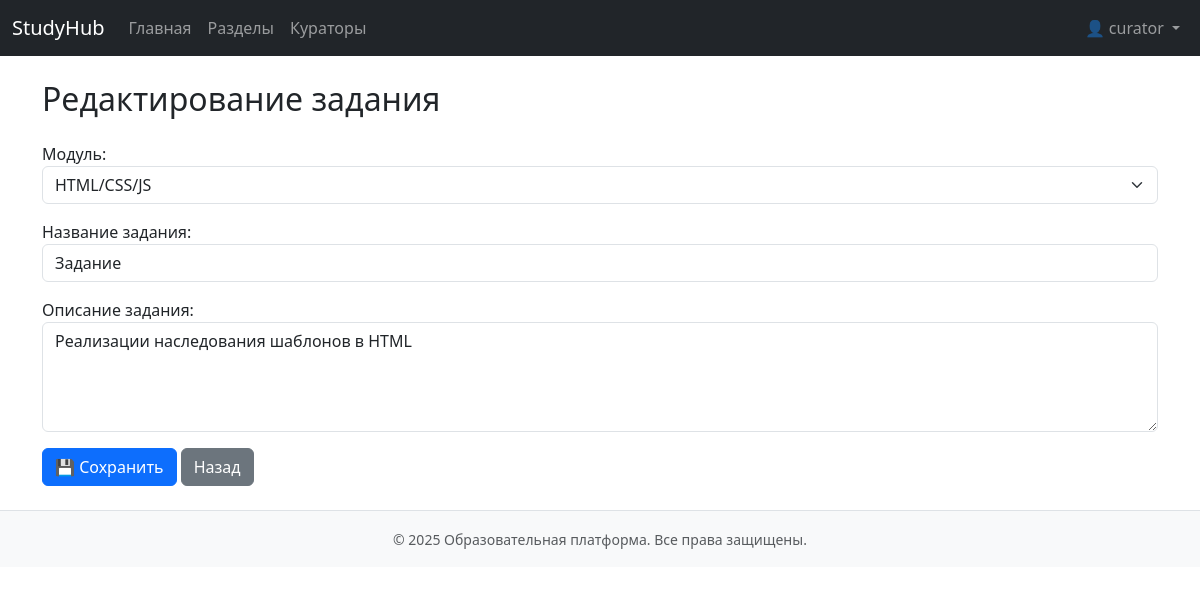
/assignments/2/edit/ (signed in), run on the app's committed database.
### app/models.py (models this page shows, shortened)
class Users(AbstractBaseUser, PermissionsMixin):
    first_name = models.CharField(max_length=100, verbose_name="Имя", blank=True)
    last_name = models.CharField(max_length=100, verbose_name="Фамилия", blank=True)
    middle_name = models.CharField(max_length=100, verbose_name="Отчество", blank=True)
    username = models.CharField(max_length=150, unique=True)
    password = models.CharField(max_length=255)
    is_active = models.BooleanField(default=True)
    is_staff = models.BooleanField(default=False)
    is_superuser = models.BooleanField(default=False)
    last_login = models.DateTimeField(null=True, blank=True)
    date_joined = models.DateTimeField(auto_now_add=True)
    createdat = models.DateTimeField(auto_now_add=True)
    groups = models.ManyToManyField(Group, related_name='customuser_set', blank=True)
    user_permissions = models.ManyToManyField(Permission, related_name='customuser_permissions', blank=True)
    favorites = models.ManyToManyField('Program', related_name='favorited_by', blank=True)
    USERNAME_FIELD = 'username'
    objects = UserManager()
    class Meta:
        db_table = 'users'

class Assignment(models.Model):
    module = models.ForeignKey(Module, on_delete=models.CASCADE, related_name='assignments')
    title = models.CharField(max_length=200)
    description = models.TextField()

### app/views.py (the view)
# urls.py: path('assignments/<int:pk>/edit/', views.assignment_edit, name='assignment_edit'),
@login_required
@user_passes_test(is_curator)
def assignment_edit(request, pk):
    assignment = get_object_or_404(Assignment, pk=pk)
    form = AssignmentForm(request.POST or None, instance=assignment)
    if request.method == 'POST' and form.is_valid():
        form.save()
        messages.success(request, 'Задание обновлено')
        return redirect('assignments')
    return render(request, 'assignment_form.html', {'form': form})

### app/forms.py
class AssignmentForm(BaseBootstrapForm):
    class Meta:
        model = Assignment
        fields = ['module', 'title', 'description']
        labels = {
            'module': 'Модуль',
            'title': 'Название задания',
            'description': 'Описание задания',
        }
        widgets = {
            'description': forms.Textarea(attrs={'placeholder': 'Введите описание задания'}),
        }

### app/context_processors.py (called while the page is built)
def user_roles(request):
    if not request.user.is_authenticated:
        return {
            'is_admin': False,
            'is_curator': False,
            'is_user': False,
        }
    is_admin_user = request.user.is_superuser or request.user.groups.filter(name='Администратор').exists()
    is_curator_user = False
    is_participant_user = False
    if not is_admin_user:
        is_curator_user = request.user.groups.filter(name='Куратор').exists()
        if not is_curator_user:
            is_participant_user = request.user.groups.filter(name='Пользователь').exists()
    return {
        'is_admin': is_admin_user,
        'is_curator': is_curator_user,
        'is_user': is_participant_user,
    }

### app/forms.py (called while the page is built)
    def apply_bootstrap(self):
        for name, field in self.fields.items():
            widget = field.widget
            if isinstance(widget, forms.FileInput):
                widget.attrs.update({'class': 'form-control'})
            elif isinstance(widget, forms.Select):
                widget.attrs.update({'class': 'form-select'})
            elif isinstance(widget, forms.CheckboxInput):
                widget.attrs.update({'class': 'form-check-input'})
            elif isinstance(widget, forms.Textarea):
                widget.attrs.update({'class': 'form-control', 'rows': 4})
            else:
                widget.attrs.update({'class': 'form-control'})
            if not field.label:
                field.label = name.replace('_', ' ').capitalize()

### app/models.py (called while the page is built)
    def __str__(self):
        return self.name

### app/views.py (called while the page is built)
def in_group(user, name): return user.groups.filter(name=name).exists()

def is_curator(user): return in_group(user, 'Куратор')

### app/templates/assignment_form.html (shortened to what this page needs)
{% extends 'base.html' %}
{% block content %}
<h2 class="mb-4">{{ form.instance.pk|yesno:"Редактирование задания,Создание нового задания" }}</h2>
<form method="post">
    {{ form.as_p }}
    <button type="submit" class="btn btn-primary">💾 Сохранить</button>
    <a href="{% url 'assignments' %}" class="btn btn-secondary">Назад</a>
</form>
{% endblock %}

### app/templates/header.html (shortened to what this page needs)
<nav class="navbar navbar-expand-lg navbar-dark bg-dark">
    <div class="container-fluid">
      <a class="navbar-brand" href="{% url 'index' %}">StudyHub</a>
      <div class="collapse navbar-collapse" id="navbarNav">
        <ul class="navbar-nav me-auto">
          {% if user.is_authenticated %}
            <li class="nav-item"><a class="nav-link" href="{% url 'index' %}">Главная</a></li>
            <li class="nav-item"><a class="nav-link" href="{% url 'sections' %}">Разделы</a></li>
            <li class="nav-item"><a class="nav-link" href="{% url 'curators' %}">Кураторы</a></li>
          {% endif %}
        </ul>
        <ul class="navbar-nav">
          {% if user.is_authenticated %}
            <li class="nav-item dropdown">
              <a class="nav-link dropdown-toggle" href="#" id="profileDropdown" role="button" data-bs-toggle="dropdown" aria-expanded="false">
                👤 {{ user.get_full_name|default:user.username }}
              </a>
            </li>
          {% else %}
            <li class="nav-item"><a class="nav-link" href="{% url 'login' %}">Войти</a></li>
            <li class="nav-item"><a class="nav-link" href="{% url 'register' %}">Регистрация</a></li>
          {% endif %}
        </ul>
      </div>
    </div>
  </nav>

### data on the page
Users: get_full_name "curator"
Assignment: instance.pk "Редактирование задания", module "HTML/CSS/JS", title "Задание", description "Реализации наследования шаблонов в HTML"

### other printed values
{{ year|default:2025 }} "2025"
